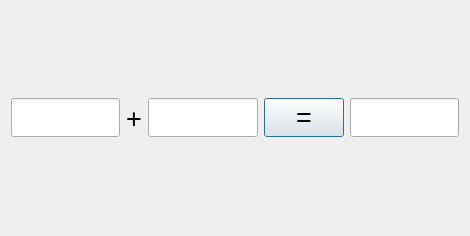
<?xml version="1.0" encoding="UTF-8"?>
<ui version="4.0">
 <class>CalculatorDialog</class>
 <widget class="QDialog" name="CalculatorDialog">
  <property name="enabled">
   <bool>true</bool>
  </property>
  <property name="geometry">
   <rect>
    <x>0</x>
    <y>0</y>
    <width>470</width>
    <height>236</height>
   </rect>
  </property>
  <property name="font">
   <font>
    <pointsize>20</pointsize>
    <weight>50</weight>
    <italic>false</italic>
    <bold>false</bold>
    <underline>false</underline>
    <strikeout>false</strikeout>
   </font>
  </property>
  <property name="windowTitle">
   <string>加法计算器</string>
  </property>
  <layout class="QHBoxLayout" name="horizontalLayout">
   <item>
    <widget class="QLineEdit" name="m_editX">
     <property name="alignment">
      <set>Qt::AlignRight|Qt::AlignTrailing|Qt::AlignVCenter</set>
     </property>
    </widget>
   </item>
   <item>
    <widget class="QLabel" name="m_label">
     <property name="text">
      <string>+</string>
     </property>
    </widget>
   </item>
   <item>
    <widget class="QLineEdit" name="m_editY">
     <property name="alignment">
      <set>Qt::AlignRight|Qt::AlignTrailing|Qt::AlignVCenter</set>
     </property>
    </widget>
   </item>
   <item>
    <widget class="QPushButton" name="m_button">
     <property name="enabled">
      <bool>true</bool>
     </property>
     <property name="text">
      <string>=</string>
     </property>
    </widget>
   </item>
   <item>
    <widget class="QLineEdit" name="m_editZ">
     <property name="alignment">
      <set>Qt::AlignRight|Qt::AlignTrailing|Qt::AlignVCenter</set>
     </property>
     <property name="readOnly">
      <bool>true</bool>
     </property>
    </widget>
   </item>
  </layout>
 </widget>
 <resources/>
 <connections/>
</ui>
